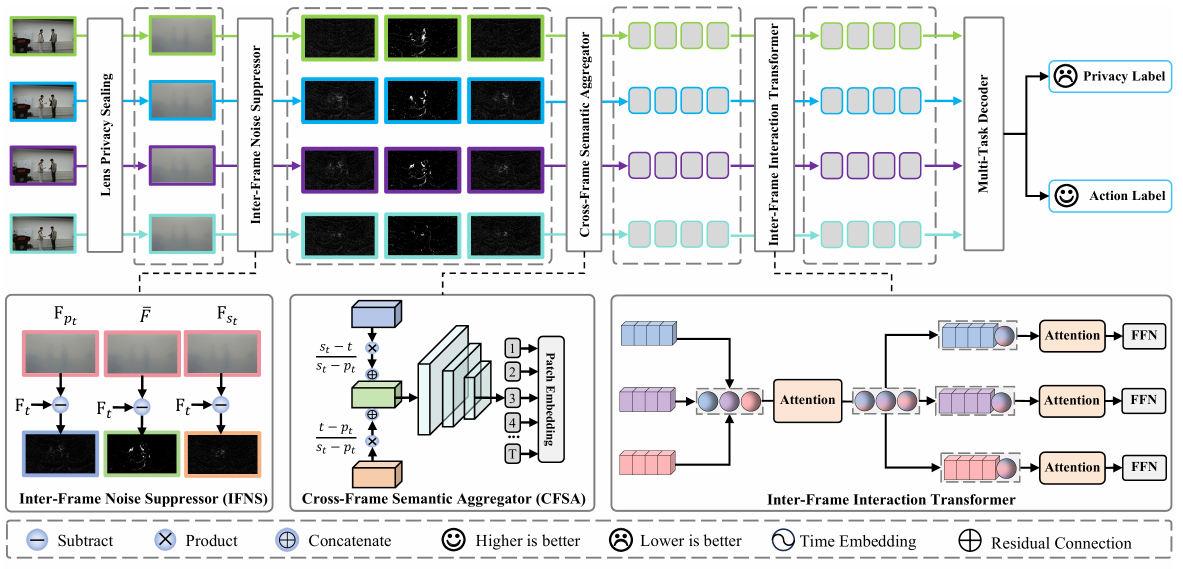
#> input picture assets/pipeline.png, 2365 x 1137 px (shown at 1/2 size); its folder holds only this picture in this run
$ python -i cvprw19.py   (imports and definitions only)
#> lines starting #> are read from the running program, lines starting #| are printed output that depends on the picture
#> further down, picture is the input picture: shape (1137, 2365, 3); mean B, G, R 216.4, 216, 214.3
import numpy as np
import cv2
import os
from numpy.fft import fft2, ifft2
from concurrent.futures import ThreadPoolExecutor, as_completed
from threading import Lock
from tqdm import tqdm
import time
class CodedApertureCamera:
    def __init__(self, mask_transmittance=0.5):
        self.transmittance = mask_transmittance
        self._cached_mask = None
        self._cached_resolution = None
    def _generate_pseudorandom_mask(self, height, width):
        random_matrix = np.random.rand(height, width)
        binary_mask = (random_matrix < self.transmittance).astype(np.float32)
        return binary_mask
    def _get_mask(self, height, width):
        if self._cached_mask is None or self._cached_resolution != (height, width):
            self._cached_mask = self._generate_pseudorandom_mask(height, width)
            self._cached_resolution = (height, width)
        return self._cached_mask
    def preprocess_image(self, image):
        if len(image.shape) == 3:
            image_gray = cv2.cvtColor(image, cv2.COLOR_BGR2GRAY)
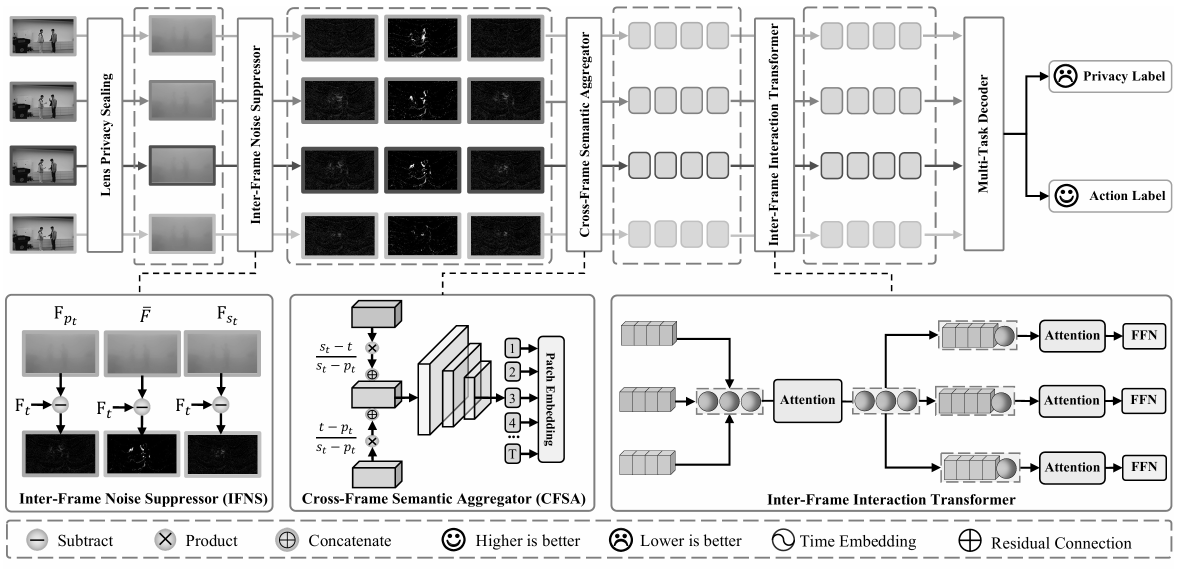
#> image_gray: shape (1137, 2365) (shown at 1/2 size); min 0, max 255, mean 215.5
        else:
            image_gray = image
        return image_gray.astype(np.float32) / 255.0
    def capture(self, image, add_noise=False):
        obj = self.preprocess_image(image)
        height, width = obj.shape
#> height = 1137; width = 2365
        psf = self._get_mask(height, width)
        O_f = fft2(obj)
        A_f = fft2(psf)
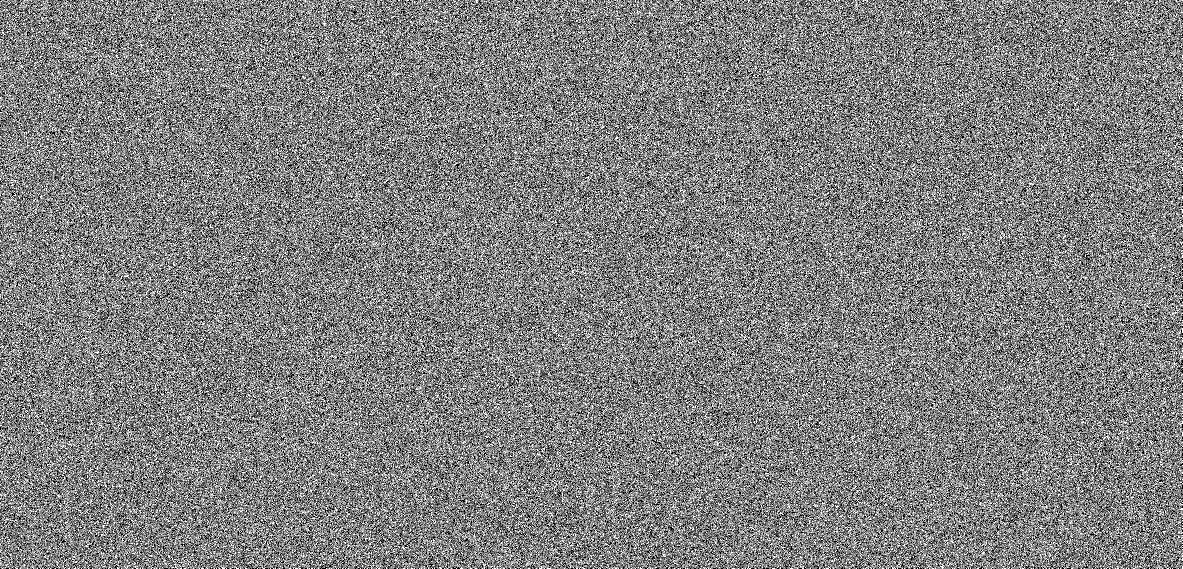
#> psf: shape (1137, 2365) float32 (shown at 1/2 size); values 0 (black) and 1 (white), 50% white in thin lines or dots
        D_f = O_f * A_f
        captured_image = np.real(ifft2(D_f))
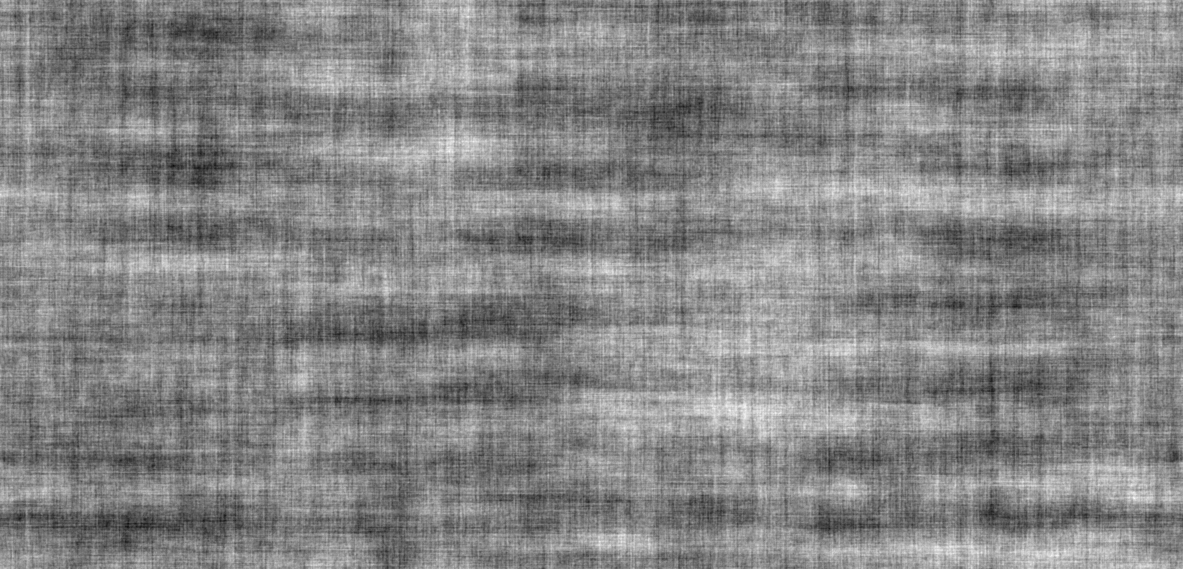
#> captured_image: shape (1137, 2365) float64 (shown at 1/2 size); min 1134289.8, max 1136553.4, mean 1135476.3; drawn with min black and max white
        if add_noise:
            noise = np.random.normal(0, 0.01, captured_image.shape)
            captured_image += noise
        captured_image = (captured_image - captured_image.min()) / (captured_image.max() - captured_image.min() + 1e-8)
        return captured_image, obj, psf
# [110 lines left out: functions process_single_frame, process_video_folder, process_ntu_dataset, process_directory, not called in this run]
# [10 lines not run here, left out]

>>> import cv2
>>> picture = cv2.imread('../assets/pipeline.png')
>>> result = CodedApertureCamera().capture(picture)
